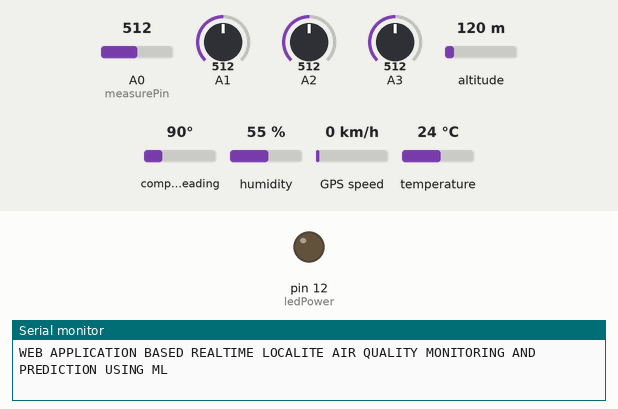
A sketch run on a simulated Arduino Uno, built with avr-gcc and run on an emulated ATmega328P. On the bench: output pins drawn as LEDs (lit = HIGH), the last lines printed to the serial monitor. The inputs (shaded band) are chosen by the test bench; at power-on: A0 (measurePin) = 512, A1 = 512, A2 = 512, A3 = 512, altitude 120 m, compass heading 90°, humidity 55 %, GPS speed 0 km/h, temperature 24 °C. The GPS gets a fix after 3 s at 37.7749, -122.4194 with 8 satellites; the modem accepts every AT command (registered, SIM ready, sends succeed) and sends nothing else.

Above: at 0.1 s.
At 6.2 s:
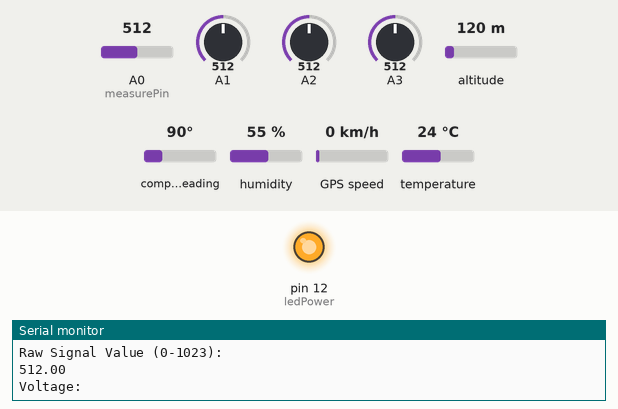
Timing chart, 0 to 7.7 s (numbered marks = the images above):
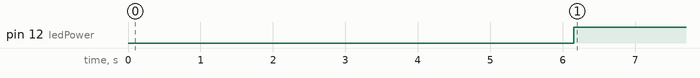

The sketch:

AQI.ino
```cpp
#include <TinyGPS++.h>
#include <SoftwareSerial.h>
#include<dht.h>
int GPSBaud = 9600;
String AP = "Karan";       // Hotspot Name
String PASS = "123456789"; // Hotspot PASSWORD
String API = "MGT0FO9TXKGVC8FA";   // Write API KEY
String HOST = "api.thingspeak.com";
String PORT = "80";
int countTrueCommand;
int countTimeCommand;
/* Create object named bt of the class SoftwareSerial */
SoftwareSerial esp8266(6,7);
SoftwareSerial GPS_SoftSerial(8, 9);/* (Rx, Tx) */
/* Create an object named gps of the class TinyGPSPlus */
TinyGPSPlus gps;
boolean found = false;
int valSensor = 1;
volatile float minutes, seconds;
volatile int degree, secs, mins;
int measurePin = A0;
int ledPower = 12;

unsigned int samplingTime = 280;
unsigned int deltaTime = 40;
unsigned int sleepTime = 9680;

float voMeasured = 0;
float calcVoltage = 0;
float dustDensity = 0.17*calcVoltage-0.1;


#include<Timer.h>
Timer t;
#define dht_dpin 2
dht DHT;
int COsensor=A3;
int CO2sensor=A1;
int SO2sensor=A2;

  int coValue;
  int co2Value;
  int so2Value;

void setup() {
  pinMode(ledPower,OUTPUT);
  Serial.begin(9600);
  Serial.println("WEB APPLICATION BASED REALTIME LOCALITE AIR QUALITY MONITORING AND PREDICTION USING ML");
    delay(1000);
  Serial.println("Connecting Wifi....");
  esp8266.begin(9600);
  sendCommand("AT",5,"OK");
  sendCommand("AT+CWMODE=1",5,"OK");
  sendCommand("AT+CWJAP=\""+ AP +"\",\""+ PASS +"\"",20,"OK");
  esp8266.end();

    Serial.println("Wifi Connected");
  /* Define baud rate for serial communication */
  /* Define baud rate for software serial communication */
}

void loop() {
  CO_MEASUREMENT();

  CO2_MEASUREMENT();

  SO2_MEASUREMENT();

  HUMIDITY_MEASUREMENT();
  delay(1000);
  DUST();

  GPS_SoftSerial.begin(9600);

        smartDelay(1000); /* Generate precise delay of 1ms */
        unsigned long start;
        double lat_val, lng_val, alt_m_val;
        uint8_t hr_val, min_val, sec_val;
        bool loc_valid, alt_valid, time_valid;
        lat_val = gps.location.lat(); /* Get latitude data */
        loc_valid = gps.location.isValid(); /* Check if valid location data is available */
        lng_val = gps.location.lng(); /* Get longtitude data */
          DegMinSec(lat_val);
          Serial.print("Latitude in Decimal Degrees : ");
          Serial.println(lat_val, 6);
          DegMinSec(lng_val); /* Convert the decimal degree value into degrees minutes seconds form */
          Serial.print("Longitude in Decimal Degrees : ");
          Serial.println(lng_val, 6);

GPS_SoftSerial.end();
esp8266.begin(9600);
 String getData = "GET /update?api_key="+ API +"&field1="+DHT.humidity+"&field2="+DHT.temperature+"&field3="+coValue+"&field4="+co2Value+"&field5="+so2Value+"&field6="+dustDensity+"&field7="+String(lat_val,6)+"&field8="+String(lng_val,6);
 sendCommand("AT+CIPMUX=1",5,"OK");
 sendCommand("AT+CIPSTART=0,\"TCP\",\""+ HOST +"\","+ PORT,15,"OK");
 sendCommand("AT+CIPSEND=0," +String(getData.length()+4),4,">");
 esp8266.println(getData);delay(1500);countTrueCommand++;
 sendCommand("AT+CIPCLOSE=0",5,"OK");
 esp8266.end();
}

void sendCommand(String command, int maxTime, char readReplay[]) {
  Serial.print(countTrueCommand);
  Serial.print(". at command => ");
  Serial.print(command);
  Serial.print(" ");
  while(countTimeCommand < (maxTime*1))
  {
    esp8266.println(command);//at+cipsend
    if(esp8266.find(readReplay))//ok
    {
      found = true;
      break;
    }

    countTimeCommand++;
  }

  if(found == true)
  {
    Serial.println("PASS");
    countTrueCommand++;
    countTimeCommand = 0;
  }

  if(found == false)
  {
    Serial.println("Fail");
    countTrueCommand = 0;
    countTimeCommand = 0;
  }

  found = false;
 }
void HUMIDITY_MEASUREMENT(void)
{
    DHT.read11(dht_dpin);
    Serial.print("Humidity: ");
    Serial.print(DHT.humidity);   // printing Humidity on LCD
    Serial.print(" %");
    Serial.print("  ");

    delay(500);

    Serial.print("Temperature:");
    Serial.print(DHT.temperature);   // Printing temperature on LCD
    Serial.print(" C");
    Serial.println("  ");
    delay(500);

 }
void CO_MEASUREMENT()
{
  coValue=analogRead(A3);
  Serial.print("CO: ");
  Serial.println(coValue);
  delay(1000);
}
void CO2_MEASUREMENT()
{
 co2Value=analogRead(A1);
  Serial.print("CO2: ");
  Serial.println(co2Value);
  delay(1000);

}
void SO2_MEASUREMENT()
{
  so2Value=analogRead(A2);
  Serial.print("SO2: ");
  Serial.println(so2Value);
  delay(1000);

}
void DUST()
{
  digitalWrite(ledPower,LOW);
  delayMicroseconds(samplingTime);

  voMeasured = analogRead(measurePin);

  delayMicroseconds(deltaTime);
  digitalWrite(ledPower,HIGH);
  delayMicroseconds(sleepTime);

  calcVoltage = voMeasured*(5.0/1024);
  dustDensity = 0.17*calcVoltage-0.1;

  if ( dustDensity < 0)
  {
    dustDensity = 0.00;
  }

  Serial.println("Raw Signal Value (0-1023):");
  Serial.println(voMeasured);

  Serial.println("Voltage:");
  Serial.println(calcVoltage);

  Serial.println("Dust Density:");
  Serial.println(dustDensity);

  delay(1000);

}

static void smartDelay(unsigned long ms)
{
  unsigned long start = millis();
  do
  {
    while (GPS_SoftSerial.available())  /* Encode data read from GPS while data is available on serial port */
      gps.encode(GPS_SoftSerial.read());
/* Encode basically is used to parse the string received by the GPS and to store it in a buffer so that information can be extracted from it */
  } while (millis() - start < ms);
}

void DegMinSec( double tot_val)   /* Convert data in decimal degrees into degrees minutes seconds form */
{
  degree = (int)tot_val;
  minutes = tot_val - degree;
  seconds = 60 * minutes;
  minutes = (int)seconds;
  mins = (int)minutes;
  seconds = seconds - minutes;
  seconds = 60 * seconds;
  secs = (int)seconds;
}
```

Measured:
- by itself, pin 12 (ledPower): LOW → HIGH at 6.2 s
